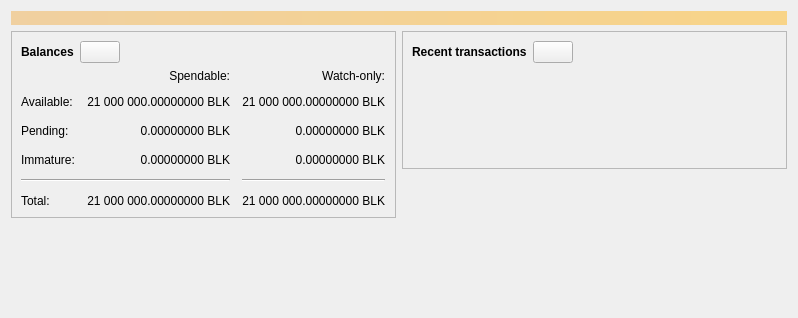
<?xml version="1.0" encoding="UTF-8"?>
<ui version="4.0">
 <class>OverviewPage</class>
 <widget class="QWidget" name="OverviewPage">
  <property name="geometry">
   <rect>
    <x>0</x>
    <y>0</y>
    <width>798</width>
    <height>318</height>
   </rect>
  </property>
  <property name="windowTitle">
   <string>Form</string>
  </property>
  <layout class="QVBoxLayout" name="topLayout">
   <item>
    <widget class="QLabel" name="labelAlerts">
     <property name="visible">
      <bool>false</bool>
     </property>
     <property name="styleSheet">
      <string notr="true">QLabel { background-color: qlineargradient(x1: 0, y1: 0, x2: 1, y2: 0, stop:0 #F0D0A0, stop:1 #F8D488); color:#000000; }</string>
     </property>
     <property name="wordWrap">
      <bool>true</bool>
     </property>
     <property name="margin">
      <number>3</number>
     </property>
     <property name="textInteractionFlags">
      <set>Qt::TextSelectableByMouse</set>
     </property>
    </widget>
   </item>
   <item>
    <layout class="QHBoxLayout" name="horizontalLayout" stretch="1,1">
     <item>
      <layout class="QVBoxLayout" name="verticalLayout_2">
       <item>
        <widget class="QFrame" name="frame">
         <property name="frameShape">
          <enum>QFrame::StyledPanel</enum>
         </property>
         <property name="frameShadow">
          <enum>QFrame::Raised</enum>
         </property>
         <layout class="QVBoxLayout" name="verticalLayout_4">
          <item>
           <layout class="QHBoxLayout" name="horizontalLayout_4">
            <item>
             <widget class="QLabel" name="label_5">
              <property name="font">
               <font>
                <weight>75</weight>
                <bold>true</bold>
               </font>
              </property>
              <property name="text">
               <string>Balances</string>
              </property>
             </widget>
            </item>
            <item>
             <widget class="QPushButton" name="labelWalletStatus">
              <property name="enabled">
               <bool>true</bool>
              </property>
              <property name="maximumSize">
               <size>
                <width>45</width>
                <height>16777215</height>
               </size>
              </property>
              <property name="toolTip">
               <string>The displayed information may be out of date. Your wallet automatically synchronizes with the Blackcoin network after a connection is established, but this process has not completed yet.</string>
              </property>
              <property name="text">
               <string/>
              </property>
              <property name="icon">
               <iconset resource="../bitcoin.qrc">
                <normaloff>:/icons/warning</normaloff>
                <disabledoff>:/icons/warning</disabledoff>:/icons/warning</iconset>
              </property>
              <property name="iconSize">
               <size>
                <width>24</width>
                <height>24</height>
               </size>
              </property>
             </widget>
            </item>
            <item>
             <spacer name="horizontalSpacer_3">
              <property name="orientation">
               <enum>Qt::Horizontal</enum>
              </property>
              <property name="sizeHint" stdset="0">
               <size>
                <width>40</width>
                <height>20</height>
               </size>
              </property>
             </spacer>
            </item>
           </layout>
          </item>
          <item>
           <layout class="QGridLayout" name="gridLayout">
            <property name="spacing">
             <number>12</number>
            </property>
            <item row="2" column="2">
             <widget class="QLabel" name="labelWatchPending">
              <property name="cursor">
               <cursorShape>IBeamCursor</cursorShape>
              </property>
              <property name="toolTip">
               <string>Unconfirmed transactions to watch-only addresses</string>
              </property>
              <property name="text">
               <string notr="true">0.00000000 BLK</string>
              </property>
              <property name="alignment">
               <set>Qt::AlignRight|Qt::AlignTrailing|Qt::AlignVCenter</set>
              </property>
              <property name="textInteractionFlags">
               <set>Qt::LinksAccessibleByMouse|Qt::TextSelectableByKeyboard|Qt::TextSelectableByMouse</set>
              </property>
             </widget>
            </item>
            <item row="2" column="1">
             <widget class="QLabel" name="labelUnconfirmed">
              <property name="cursor">
               <cursorShape>IBeamCursor</cursorShape>
              </property>
              <property name="toolTip">
               <string>Total of transactions that have yet to be confirmed, and do not yet count toward the spendable balance</string>
              </property>
              <property name="text">
               <string notr="true">0.00000000 BLK</string>
              </property>
              <property name="alignment">
               <set>Qt::AlignRight|Qt::AlignTrailing|Qt::AlignVCenter</set>
              </property>
              <property name="textInteractionFlags">
               <set>Qt::LinksAccessibleByMouse|Qt::TextSelectableByKeyboard|Qt::TextSelectableByMouse</set>
              </property>
             </widget>
            </item>
            <item row="3" column="2">
             <widget class="QLabel" name="labelWatchImmature">
              <property name="cursor">
               <cursorShape>IBeamCursor</cursorShape>
              </property>
              <property name="toolTip">
               <string>Mined balance in watch-only addresses that has not yet matured</string>
              </property>
              <property name="text">
               <string notr="true">0.00000000 BLK</string>
              </property>
              <property name="alignment">
               <set>Qt::AlignRight|Qt::AlignTrailing|Qt::AlignVCenter</set>
              </property>
              <property name="textInteractionFlags">
               <set>Qt::LinksAccessibleByMouse|Qt::TextSelectableByKeyboard|Qt::TextSelectableByMouse</set>
              </property>
             </widget>
            </item>
            <item row="4" column="0" colspan="2">
             <widget class="Line" name="line">
              <property name="orientation">
               <enum>Qt::Horizontal</enum>
              </property>
             </widget>
            </item>
            <item row="4" column="2">
             <widget class="Line" name="lineWatchBalance">
              <property name="sizePolicy">
               <sizepolicy hsizetype="Preferred" vsizetype="Fixed">
                <horstretch>0</horstretch>
                <verstretch>0</verstretch>
               </sizepolicy>
              </property>
              <property name="minimumSize">
               <size>
                <width>140</width>
                <height>0</height>
               </size>
              </property>
              <property name="orientation">
               <enum>Qt::Horizontal</enum>
              </property>
             </widget>
            </item>
            <item row="5" column="0">
             <widget class="QLabel" name="labelTotalText">
              <property name="text">
               <string>Total:</string>
              </property>
             </widget>
            </item>
            <item row="3" column="1">
             <widget class="QLabel" name="labelImmature">
              <property name="cursor">
               <cursorShape>IBeamCursor</cursorShape>
              </property>
              <property name="toolTip">
               <string>Mined balance that has not yet matured</string>
              </property>
              <property name="text">
               <string notr="true">0.00000000 BLK</string>
              </property>
              <property name="alignment">
               <set>Qt::AlignRight|Qt::AlignTrailing|Qt::AlignVCenter</set>
              </property>
              <property name="textInteractionFlags">
               <set>Qt::LinksAccessibleByMouse|Qt::TextSelectableByKeyboard|Qt::TextSelectableByMouse</set>
              </property>
             </widget>
            </item>
            <item row="2" column="3">
             <spacer name="horizontalSpacer_2">
              <property name="orientation">
               <enum>Qt::Horizontal</enum>
              </property>
              <property name="sizeHint" stdset="0">
               <size>
                <width>40</width>
                <height>20</height>
               </size>
              </property>
             </spacer>
            </item>
            <item row="3" column="0">
             <widget class="QLabel" name="labelImmatureText">
              <property name="text">
               <string>Immature:</string>
              </property>
             </widget>
            </item>
            <item row="5" column="1">
             <widget class="QLabel" name="labelTotal">
              <property name="cursor">
               <cursorShape>IBeamCursor</cursorShape>
              </property>
              <property name="toolTip">
               <string>Your current total balance</string>
              </property>
              <property name="text">
               <string notr="true">21 000 000.00000000 BLK</string>
              </property>
              <property name="alignment">
               <set>Qt::AlignRight|Qt::AlignTrailing|Qt::AlignVCenter</set>
              </property>
              <property name="textInteractionFlags">
               <set>Qt::LinksAccessibleByMouse|Qt::TextSelectableByKeyboard|Qt::TextSelectableByMouse</set>
              </property>
             </widget>
            </item>
            <item row="5" column="2">
             <widget class="QLabel" name="labelWatchTotal">
              <property name="cursor">
               <cursorShape>IBeamCursor</cursorShape>
              </property>
              <property name="toolTip">
               <string>Current total balance in watch-only addresses</string>
              </property>
              <property name="text">
               <string notr="true">21 000 000.00000000 BLK</string>
              </property>
              <property name="alignment">
               <set>Qt::AlignRight|Qt::AlignTrailing|Qt::AlignVCenter</set>
              </property>
              <property name="textInteractionFlags">
               <set>Qt::LinksAccessibleByMouse|Qt::TextSelectableByKeyboard|Qt::TextSelectableByMouse</set>
              </property>
             </widget>
            </item>
            <item row="0" column="2">
             <widget class="QLabel" name="labelWatchonly">
              <property name="text">
               <string>Watch-only:</string>
              </property>
              <property name="alignment">
               <set>Qt::AlignRight|Qt::AlignTrailing|Qt::AlignVCenter</set>
              </property>
             </widget>
            </item>
            <item row="1" column="0">
             <widget class="QLabel" name="labelBalanceText">
              <property name="text">
               <string>Available:</string>
              </property>
             </widget>
            </item>
            <item row="1" column="1">
             <widget class="QLabel" name="labelBalance">
              <property name="cursor">
               <cursorShape>IBeamCursor</cursorShape>
              </property>
              <property name="toolTip">
               <string>Your current spendable balance</string>
              </property>
              <property name="text">
               <string notr="true">21 000 000.00000000 BLK</string>
              </property>
              <property name="alignment">
               <set>Qt::AlignRight|Qt::AlignTrailing|Qt::AlignVCenter</set>
              </property>
              <property name="textInteractionFlags">
               <set>Qt::LinksAccessibleByMouse|Qt::TextSelectableByKeyboard|Qt::TextSelectableByMouse</set>
              </property>
             </widget>
            </item>
            <item row="1" column="2">
             <widget class="QLabel" name="labelWatchAvailable">
              <property name="cursor">
               <cursorShape>IBeamCursor</cursorShape>
              </property>
              <property name="toolTip">
               <string>Your current balance in watch-only addresses</string>
              </property>
              <property name="text">
               <string notr="true">21 000 000.00000000 BLK</string>
              </property>
              <property name="alignment">
               <set>Qt::AlignRight|Qt::AlignTrailing|Qt::AlignVCenter</set>
              </property>
              <property name="textInteractionFlags">
               <set>Qt::LinksAccessibleByMouse|Qt::TextSelectableByKeyboard|Qt::TextSelectableByMouse</set>
              </property>
             </widget>
            </item>
            <item row="2" column="0">
             <widget class="QLabel" name="labelPendingText">
              <property name="text">
               <string>Pending:</string>
              </property>
             </widget>
            </item>
            <item row="0" column="1">
             <widget class="QLabel" name="labelSpendable">
              <property name="text">
               <string>Spendable:</string>
              </property>
              <property name="alignment">
               <set>Qt::AlignRight|Qt::AlignTrailing|Qt::AlignVCenter</set>
              </property>
             </widget>
            </item>
           </layout>
          </item>
         </layout>
        </widget>
       </item>
       <item>
        <spacer name="verticalSpacer">
         <property name="orientation">
          <enum>Qt::Vertical</enum>
         </property>
         <property name="sizeHint" stdset="0">
          <size>
           <width>20</width>
           <height>40</height>
          </size>
         </property>
        </spacer>
       </item>
      </layout>
     </item>
     <item>
      <layout class="QVBoxLayout" name="verticalLayout_3">
       <item>
        <widget class="QFrame" name="frame_2">
         <property name="frameShape">
          <enum>QFrame::StyledPanel</enum>
         </property>
         <property name="frameShadow">
          <enum>QFrame::Raised</enum>
         </property>
         <layout class="QVBoxLayout" name="verticalLayout">
          <item>
           <layout class="QHBoxLayout" name="horizontalLayout_2">
            <item>
             <widget class="QLabel" name="label_4">
              <property name="font">
               <font>
                <weight>75</weight>
                <bold>true</bold>
               </font>
              </property>
              <property name="text">
               <string>Recent transactions</string>
              </property>
             </widget>
            </item>
            <item>
             <widget class="QPushButton" name="labelTransactionsStatus">
              <property name="enabled">
               <bool>true</bool>
              </property>
              <property name="maximumSize">
               <size>
                <width>45</width>
                <height>16777215</height>
               </size>
              </property>
              <property name="toolTip">
               <string>The displayed information may be out of date. Your wallet automatically synchronizes with the Blackcoin network after a connection is established, but this process has not completed yet.</string>
              </property>
              <property name="text">
               <string/>
              </property>
              <property name="icon">
               <iconset resource="../bitcoin.qrc">
                <normaloff>:/icons/warning</normaloff>
                <disabledoff>:/icons/warning</disabledoff>:/icons/warning</iconset>
              </property>
              <property name="iconSize">
               <size>
                <width>24</width>
                <height>24</height>
               </size>
              </property>
             </widget>
            </item>
            <item>
             <spacer name="horizontalSpacer">
              <property name="orientation">
               <enum>Qt::Horizontal</enum>
              </property>
              <property name="sizeHint" stdset="0">
               <size>
                <width>40</width>
                <height>20</height>
               </size>
              </property>
             </spacer>
            </item>
           </layout>
          </item>
          <item>
           <widget class="TransactionOverviewWidget" name="listTransactions">
            <property name="styleSheet">
             <string notr="true">QListView { background: transparent; }</string>
            </property>
            <property name="frameShape">
             <enum>QFrame::NoFrame</enum>
            </property>
            <property name="verticalScrollBarPolicy">
             <enum>Qt::ScrollBarAlwaysOff</enum>
            </property>
            <property name="horizontalScrollBarPolicy">
             <enum>Qt::ScrollBarAlwaysOff</enum>
            </property>
            <property name="sizeAdjustPolicy">
             <enum>QAbstractScrollArea::AdjustToContents</enum>
            </property>
            <property name="selectionMode">
             <enum>QAbstractItemView::NoSelection</enum>
            </property>
            <property name="uniformItemSizes">
             <bool>true</bool>
            </property>
           </widget>
          </item>
         </layout>
        </widget>
       </item>
       <item>
        <spacer name="verticalSpacer_2">
         <property name="orientation">
          <enum>Qt::Vertical</enum>
         </property>
         <property name="sizeHint" stdset="0">
          <size>
           <width>20</width>
           <height>40</height>
          </size>
         </property>
        </spacer>
       </item>
      </layout>
     </item>
    </layout>
   </item>
  </layout>
 </widget>
 <customwidgets>
  <customwidget>
   <class>TransactionOverviewWidget</class>
   <extends>QListView</extends>
   <header>qt/transactionoverviewwidget.h</header>
  </customwidget>
 </customwidgets>
 <resources/>
 <connections/>
</ui>
